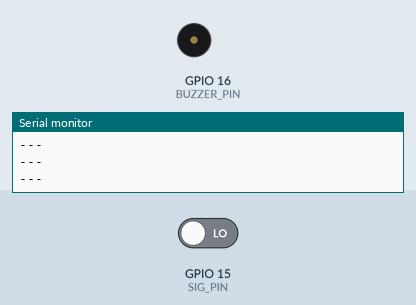
Recording of a program running on a simulated ESP8266 (NodeMCU). Shown: buzzer (waves = sounding), the last lines printed to the serial monitor. The inputs (shaded band) are chosen by the test bench; at power-on: GPIO 15 (SIG_PIN) LOW.

Above: at 1.4 s.
1.5 s: GPIO 15 (SIG_PIN) driven HIGH
At 4.4 s:
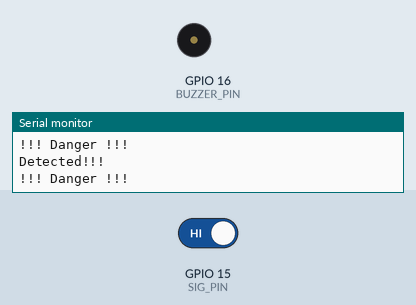
4.5 s: GPIO 15 (SIG_PIN) driven LOW
At 5.4 s:
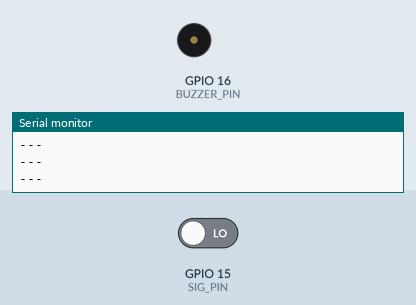
Timing chart, 0 to 7.5 s (numbered marks = the images above; inputs shaded):
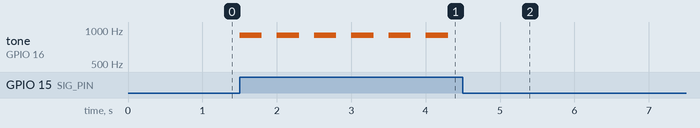

The program:

main.cpp
```cpp
#include <Arduino.h>
#include <Wire.h>

#define TIMER_INTERRUPT_DEBUG       1
#define ISR_SERVO_DEBUG             1

// Published values for SG90 servos; adjust if needed
#define MIN_MICROS      800  //544
#define MAX_MICROS      2450

#define SIG_PIN         15
#define BUZZER_PIN      16

int Sound = 900;
int detected = 0;


void setup()
{
  Serial.begin(115200);

  pinMode(SIG_PIN, INPUT);

  Serial.println("Starting");
}


void loop()
{
  detected = digitalRead(SIG_PIN);
  Serial.println(detected ? "Detected!!!" : "---");

  // Detected Something -> Buzzer On
  if ( detected ) {
    Serial.println("!!! Danger !!!");
    tone(BUZZER_PIN , Sound);
    delay(300);
    noTone(BUZZER_PIN);
  }

  // Detected Nothing -> Buzzer OFF
  else {
    noTone(BUZZER_PIN );
    delay(100);
  }

  delay(200);
}
```

Measured:
- after the input at 1.5 s, tone on GPIO 16 (BUZZER_PIN): alternates 900 Hz for 0.30 s and silent for 0.20 s, starting at once
- after the input at 4.5 s, tone on GPIO 16 (BUZZER_PIN): stops changing and stays silent
